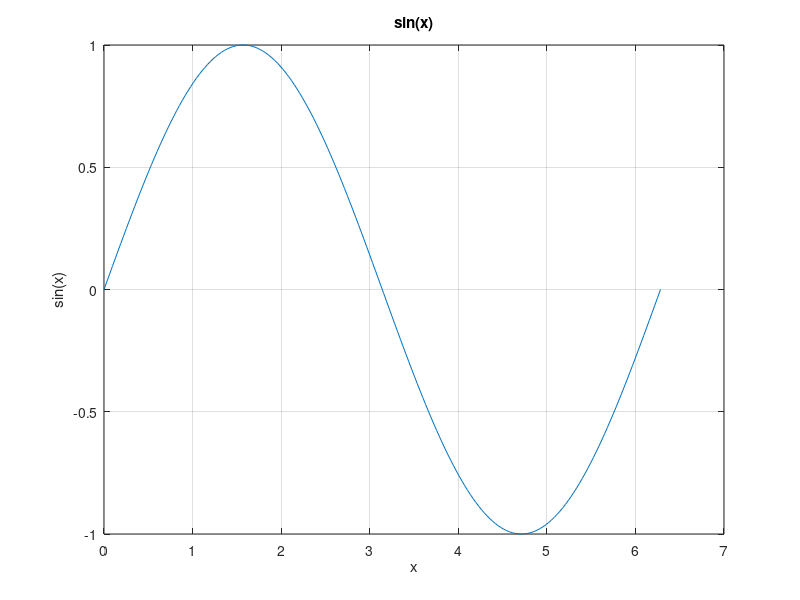
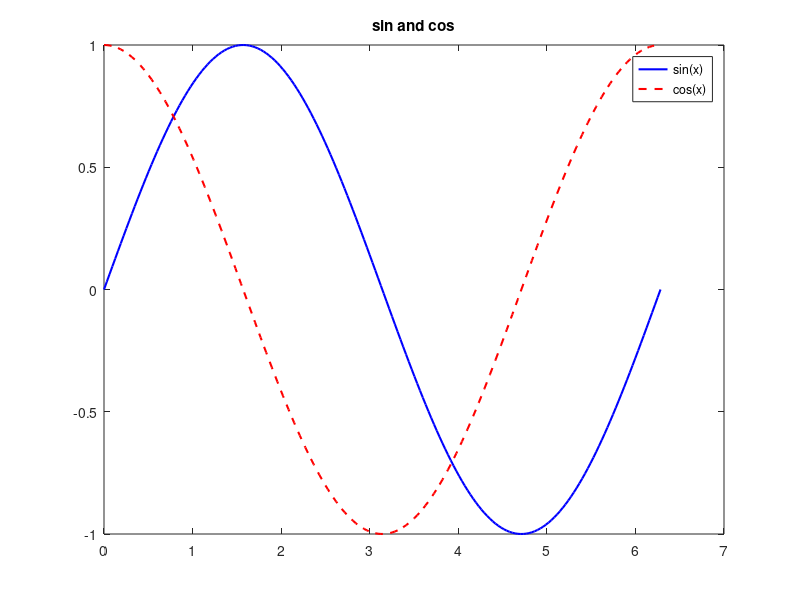
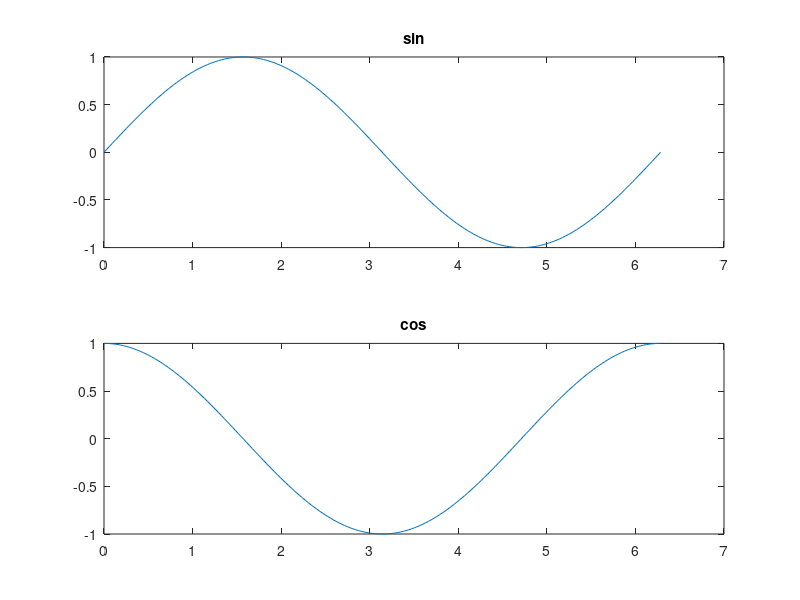
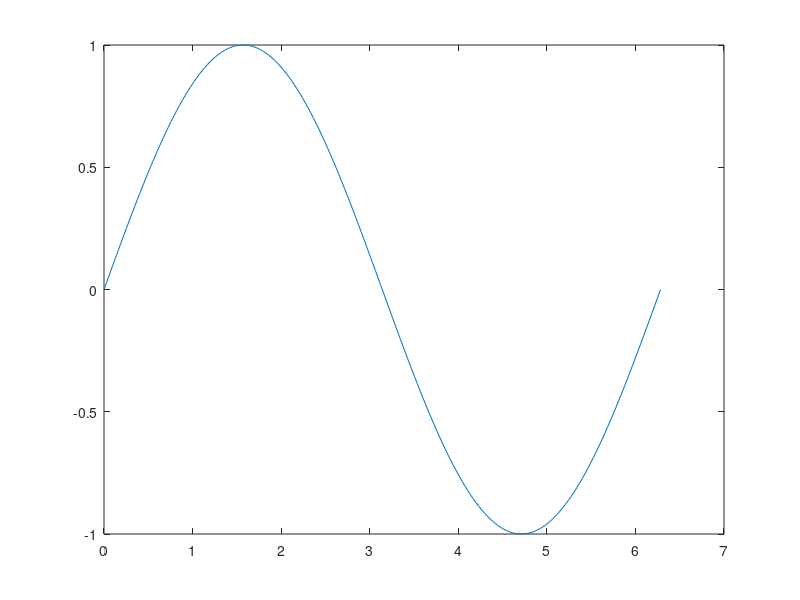

Source code (MATLAB) for these figures, in order: (Note: this script raises an error after producing the figures.)
%% Lesson 5 — Plotting
% MATLAB's plotting is imperative/stateful (like matplotlib's pyplot
% interface): you issue commands against a "current figure/axes" rather
% than building an object graph up front, though you can grab handles
% too (shown below) for more control.

%% Basic line plot
x = linspace(0, 2*pi, 200);
y = sin(x);

figure;                    % opens a new figure window
plot(x, y);
title('sin(x)');
xlabel('x');
ylabel('sin(x)');
grid on;

%% Multiple series on one axes
figure;
plot(x, sin(x), 'b-', 'LineWidth', 1.5); hold on
plot(x, cos(x), 'r--', 'LineWidth', 1.5);
hold off
legend('sin(x)', 'cos(x)', 'Location', 'best');
title('sin and cos');

%% Subplots — a grid of small axes in one figure
figure;
subplot(2, 1, 1);          % 2 rows, 1 col, 1st panel
plot(x, sin(x));
title('sin');
subplot(2, 1, 2);          % 2nd panel
plot(x, cos(x));
title('cos');

%% Capturing handles for fine control (instead of relying on "current" state)
fig = figure;
ax = axes(fig);
plot(ax, x, sin(x));
ax.Title.String = 'Set properties via the handle';
ax.XLabel.String = 'x';
ax.FontSize = 11;

%% Bar / scatter / histogram — you'll use these on returns data later
figure;
subplot(1,3,1); bar([3 7 2 9]);         title('bar');
subplot(1,3,2); scatter(randn(1,100), randn(1,100), 10, 'filled');
title('scatter');
subplot(1,3,3); histogram(randn(1,1000), 30); title('histogram');

%% Saving a figure to disk
% saveas(fig, 'myplot.png');    % uncomment to actually write a file
% exportgraphics(ax, 'myplot.png', 'Resolution', 150);  % higher quality

%% Closing figures programmatically
% close all;   % uncomment if running this whole script headlessly

%% Try it yourself
% 1. Plot y = x.^2 and y = x.^3 on the SAME axes for x in [-5, 5], with
%    a legend and grid.
% 2. Build a 2x2 subplot showing sin, cos, tan, and exp, all over the
%    same x range, each with its own title.
% 3. Save one of your figures to a PNG using exportgraphics — then
%    check the file actually landed where you expected.
